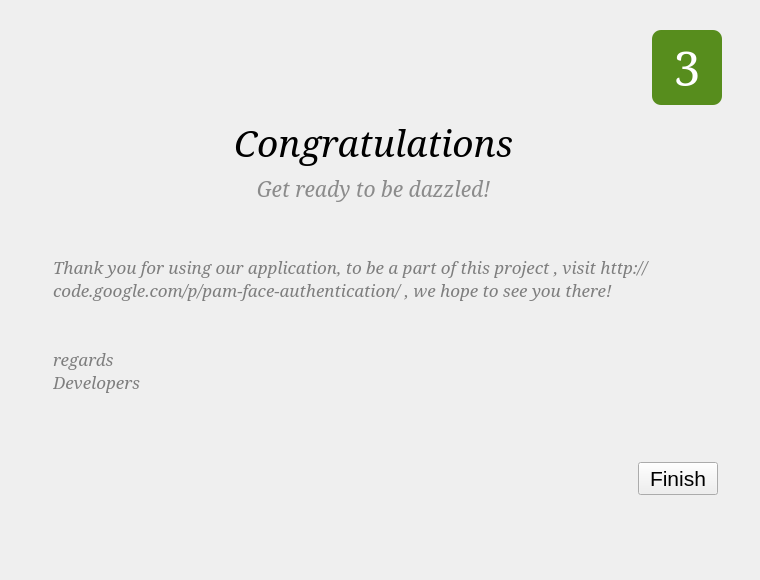
<?xml version="1.0" encoding="UTF-8"?>
<ui version="4.0">
 <class>faceVerifyer</class>
 <widget class="QMainWindow" name="faceVerifyer">
  <property name="windowModality">
   <enum>Qt::WindowModal</enum>
  </property>
  <property name="geometry">
   <rect>
    <x>0</x>
    <y>0</y>
    <width>760</width>
    <height>580</height>
   </rect>
  </property>
  <property name="minimumSize">
   <size>
    <width>760</width>
    <height>580</height>
   </size>
  </property>
  <property name="maximumSize">
   <size>
    <width>760</width>
    <height>580</height>
   </size>
  </property>
  <property name="windowTitle">
   <string>Face Verifyer</string>
  </property>
  <property name="windowIcon">
   <iconset resource="../../../graphics.qrc">
    <normaloff>:/data/ui/images/pfa-logo.png</normaloff>:/data/ui/images/pfa-logo.png</iconset>
  </property>
  <property name="styleSheet">
   <string/>
  </property>
  <widget class="QWidget" name="centralwidget">
   <widget class="QStackedWidget" name="stkWg">
    <property name="geometry">
     <rect>
      <x>10</x>
      <y>10</y>
      <width>746</width>
      <height>567</height>
     </rect>
    </property>
    <property name="styleSheet">
     <string notr="true"/>
    </property>
    <property name="currentIndex">
     <number>2</number>
    </property>
    <widget class="QWidget" name="first">
     <widget class="QLabel" name="lbl_number">
      <property name="geometry">
       <rect>
        <x>642</x>
        <y>20</y>
        <width>70</width>
        <height>75</height>
       </rect>
      </property>
      <property name="minimumSize">
       <size>
        <width>0</width>
        <height>0</height>
       </size>
      </property>
      <property name="font">
       <font>
        <family>Serif</family>
        <pointsize>36</pointsize>
        <weight>9</weight>
        <italic>false</italic>
        <bold>false</bold>
       </font>
      </property>
      <property name="autoFillBackground">
       <bool>false</bool>
      </property>
      <property name="styleSheet">
       <string notr="true">background-color: rgb(87, 141, 29);
border-width:5px;
border-radius:9px;
color: rgb(255,255,255);
font: 75 36pt &quot;Serif&quot;;
</string>
      </property>
      <property name="text">
       <string>1</string>
      </property>
      <property name="textFormat">
       <enum>Qt::PlainText</enum>
      </property>
      <property name="alignment">
       <set>Qt::AlignCenter</set>
      </property>
     </widget>
     <widget class="QWidget" name="layoutWidget">
      <property name="geometry">
       <rect>
        <x>80</x>
        <y>100</y>
        <width>592</width>
        <height>383</height>
       </rect>
      </property>
      <layout class="QVBoxLayout" name="verticalLayout">
       <property name="sizeConstraint">
        <enum>QLayout::SetDefaultConstraint</enum>
       </property>
       <item>
        <widget class="QLabel" name="lbl_heading_1">
         <property name="minimumSize">
          <size>
           <width>0</width>
           <height>0</height>
          </size>
         </property>
         <property name="font">
          <font>
           <family>Serif</family>
           <pointsize>28</pointsize>
           <weight>50</weight>
           <italic>true</italic>
           <bold>false</bold>
          </font>
         </property>
         <property name="autoFillBackground">
          <bool>false</bool>
         </property>
         <property name="text">
          <string>For Your Information</string>
         </property>
         <property name="textFormat">
          <enum>Qt::PlainText</enum>
         </property>
         <property name="scaledContents">
          <bool>true</bool>
         </property>
         <property name="alignment">
          <set>Qt::AlignCenter</set>
         </property>
        </widget>
       </item>
       <item>
        <widget class="QLabel" name="lbl_instructions">
         <property name="minimumSize">
          <size>
           <width>436</width>
           <height>0</height>
          </size>
         </property>
         <property name="font">
          <font>
           <family>Serif</family>
           <pointsize>16</pointsize>
           <weight>50</weight>
           <italic>true</italic>
           <bold>false</bold>
          </font>
         </property>
         <property name="autoFillBackground">
          <bool>false</bool>
         </property>
         <property name="styleSheet">
          <string>color: rgb(139, 139, 139);</string>
         </property>
         <property name="text">
          <string>Read the instructions for High Efficiency</string>
         </property>
         <property name="textFormat">
          <enum>Qt::PlainText</enum>
         </property>
         <property name="alignment">
          <set>Qt::AlignCenter</set>
         </property>
        </widget>
       </item>
       <item>
        <spacer name="verticalSpacer">
         <property name="orientation">
          <enum>Qt::Vertical</enum>
         </property>
         <property name="sizeHint" stdset="0">
          <size>
           <width>20</width>
           <height>40</height>
          </size>
         </property>
        </spacer>
       </item>
       <item>
        <widget class="QLabel" name="lbl_instructions_2">
         <property name="minimumSize">
          <size>
           <width>436</width>
           <height>0</height>
          </size>
         </property>
         <property name="font">
          <font>
           <family>Serif</family>
           <pointsize>16</pointsize>
           <weight>50</weight>
           <italic>true</italic>
           <bold>false</bold>
          </font>
         </property>
         <property name="autoFillBackground">
          <bool>false</bool>
         </property>
         <property name="styleSheet">
          <string>color: rgb(126, 126, 126);</string>
         </property>
         <property name="text">
          <string>No glass or hat as it might affect the recognition rate</string>
         </property>
         <property name="textFormat">
          <enum>Qt::PlainText</enum>
         </property>
         <property name="scaledContents">
          <bool>true</bool>
         </property>
         <property name="alignment">
          <set>Qt::AlignLeading|Qt::AlignLeft|Qt::AlignVCenter</set>
         </property>
         <property name="wordWrap">
          <bool>true</bool>
         </property>
        </widget>
       </item>
       <item>
        <spacer name="verticalSpacer_2">
         <property name="orientation">
          <enum>Qt::Vertical</enum>
         </property>
         <property name="sizeHint" stdset="0">
          <size>
           <width>20</width>
           <height>40</height>
          </size>
         </property>
        </spacer>
       </item>
       <item>
        <widget class="QLabel" name="lbl_instructions_3">
         <property name="minimumSize">
          <size>
           <width>436</width>
           <height>0</height>
          </size>
         </property>
         <property name="font">
          <font>
           <family>Serif</family>
           <pointsize>16</pointsize>
           <weight>50</weight>
           <italic>true</italic>
           <bold>false</bold>
          </font>
         </property>
         <property name="autoFillBackground">
          <bool>false</bool>
         </property>
         <property name="styleSheet">
          <string>color: rgb(126, 126, 126);</string>
         </property>
         <property name="text">
          <string>To ensure high efficiency please keep proper distance between face and webcam</string>
         </property>
         <property name="textFormat">
          <enum>Qt::PlainText</enum>
         </property>
         <property name="scaledContents">
          <bool>true</bool>
         </property>
         <property name="alignment">
          <set>Qt::AlignLeading|Qt::AlignLeft|Qt::AlignVCenter</set>
         </property>
         <property name="wordWrap">
          <bool>true</bool>
         </property>
        </widget>
       </item>
       <item>
        <spacer name="verticalSpacer_3">
         <property name="orientation">
          <enum>Qt::Vertical</enum>
         </property>
         <property name="sizeHint" stdset="0">
          <size>
           <width>20</width>
           <height>40</height>
          </size>
         </property>
        </spacer>
       </item>
       <item>
        <widget class="QLabel" name="lbl_instructions_4">
         <property name="minimumSize">
          <size>
           <width>436</width>
           <height>0</height>
          </size>
         </property>
         <property name="font">
          <font>
           <family>Serif</family>
           <pointsize>16</pointsize>
           <weight>50</weight>
           <italic>true</italic>
           <bold>false</bold>
          </font>
         </property>
         <property name="autoFillBackground">
          <bool>false</bool>
         </property>
         <property name="styleSheet">
          <string>color: rgb(126, 126, 126);</string>
         </property>
         <property name="text">
          <string>Try to sit where there is ample lighting</string>
         </property>
         <property name="textFormat">
          <enum>Qt::PlainText</enum>
         </property>
         <property name="scaledContents">
          <bool>true</bool>
         </property>
         <property name="alignment">
          <set>Qt::AlignLeading|Qt::AlignLeft|Qt::AlignVCenter</set>
         </property>
         <property name="wordWrap">
          <bool>true</bool>
         </property>
        </widget>
       </item>
       <item>
        <spacer name="verticalSpacer_4">
         <property name="orientation">
          <enum>Qt::Vertical</enum>
         </property>
         <property name="sizeHint" stdset="0">
          <size>
           <width>20</width>
           <height>40</height>
          </size>
         </property>
        </spacer>
       </item>
      </layout>
     </widget>
     <widget class="QWidget" name="layoutWidget">
      <property name="geometry">
       <rect>
        <x>39</x>
        <y>500</y>
        <width>671</width>
        <height>41</height>
       </rect>
      </property>
      <layout class="QGridLayout" name="gridLayout_4">
       <item row="0" column="0">
        <widget class="QPushButton" name="pb_exit_1">
         <property name="font">
          <font>
           <pointsize>16</pointsize>
          </font>
         </property>
         <property name="text">
          <string>Exit</string>
         </property>
        </widget>
       </item>
       <item row="0" column="1">
        <spacer name="horizontalSpacer_4">
         <property name="orientation">
          <enum>Qt::Horizontal</enum>
         </property>
         <property name="sizeHint" stdset="0">
          <size>
           <width>40</width>
           <height>20</height>
          </size>
         </property>
        </spacer>
       </item>
       <item row="0" column="2">
        <widget class="QPushButton" name="pb_next_t1">
         <property name="font">
          <font>
           <pointsize>16</pointsize>
          </font>
         </property>
         <property name="text">
          <string>Next</string>
         </property>
        </widget>
       </item>
      </layout>
     </widget>
    </widget>
    <widget class="QWidget" name="second">
     <widget class="QLabel" name="lbl_number_4">
      <property name="geometry">
       <rect>
        <x>642</x>
        <y>20</y>
        <width>70</width>
        <height>75</height>
       </rect>
      </property>
      <property name="minimumSize">
       <size>
        <width>0</width>
        <height>0</height>
       </size>
      </property>
      <property name="font">
       <font>
        <family>Serif</family>
        <pointsize>36</pointsize>
        <weight>9</weight>
        <italic>false</italic>
        <bold>false</bold>
       </font>
      </property>
      <property name="autoFillBackground">
       <bool>false</bool>
      </property>
      <property name="styleSheet">
       <string notr="true">background-color: rgb(87, 141, 29);
border-width:5px;
border-radius:9px;
color: rgb(255,255,255);

font: 75 36pt &quot;Serif&quot;;
</string>
      </property>
      <property name="text">
       <string>2</string>
      </property>
      <property name="textFormat">
       <enum>Qt::PlainText</enum>
      </property>
      <property name="alignment">
       <set>Qt::AlignCenter</set>
      </property>
     </widget>
     <widget class="QLabel" name="lbl_heading_2">
      <property name="geometry">
       <rect>
        <x>180</x>
        <y>30</y>
        <width>299</width>
        <height>44</height>
       </rect>
      </property>
      <property name="minimumSize">
       <size>
        <width>0</width>
        <height>0</height>
       </size>
      </property>
      <property name="font">
       <font>
        <family>Serif</family>
        <pointsize>20</pointsize>
        <weight>50</weight>
        <italic>true</italic>
        <bold>false</bold>
       </font>
      </property>
      <property name="autoFillBackground">
       <bool>false</bool>
      </property>
      <property name="text">
       <string>Verifying Your Face</string>
      </property>
      <property name="textFormat">
       <enum>Qt::PlainText</enum>
      </property>
      <property name="scaledContents">
       <bool>false</bool>
      </property>
      <property name="alignment">
       <set>Qt::AlignCenter</set>
      </property>
     </widget>
     <widget class="QWidget" name="layoutWidget">
      <property name="geometry">
       <rect>
        <x>10</x>
        <y>460</y>
        <width>731</width>
        <height>69</height>
       </rect>
      </property>
      <layout class="QGridLayout" name="gridLayout_5">
       <item row="3" column="0">
        <layout class="QGridLayout" name="gridLayout_3">
         <item row="0" column="0">
          <widget class="QPushButton" name="pb_back_t2">
           <property name="font">
            <font>
             <pointsize>16</pointsize>
            </font>
           </property>
           <property name="text">
            <string>Back</string>
           </property>
          </widget>
         </item>
         <item row="0" column="1">
          <spacer name="horizontalSpacer_2">
           <property name="orientation">
            <enum>Qt::Horizontal</enum>
           </property>
           <property name="sizeHint" stdset="0">
            <size>
             <width>40</width>
             <height>20</height>
            </size>
           </property>
          </spacer>
         </item>
         <item row="0" column="2">
          <widget class="QPushButton" name="pb_about">
           <property name="text">
            <string>About this Software !</string>
           </property>
           <property name="icon">
            <iconset resource="../../../graphics.qrc">
             <normaloff>:/data/ui/images/about.png</normaloff>:/data/ui/images/about.png</iconset>
           </property>
          </widget>
         </item>
         <item row="0" column="3">
          <spacer name="horizontalSpacer_3">
           <property name="orientation">
            <enum>Qt::Horizontal</enum>
           </property>
           <property name="sizeHint" stdset="0">
            <size>
             <width>40</width>
             <height>20</height>
            </size>
           </property>
          </spacer>
         </item>
         <item row="0" column="4">
          <widget class="QPushButton" name="pb_next_t2">
           <property name="font">
            <font>
             <pointsize>16</pointsize>
            </font>
           </property>
           <property name="text">
            <string>Next</string>
           </property>
          </widget>
         </item>
        </layout>
       </item>
       <item row="2" column="0">
        <widget class="QLabel" name="lbl_ibar">
         <property name="minimumSize">
          <size>
           <width>436</width>
           <height>0</height>
          </size>
         </property>
         <property name="font">
          <font>
           <family>Serif</family>
           <pointsize>14</pointsize>
           <weight>50</weight>
           <italic>true</italic>
           <bold>false</bold>
          </font>
         </property>
         <property name="autoFillBackground">
          <bool>false</bool>
         </property>
         <property name="styleSheet">
          <string notr="true"/>
         </property>
         <property name="text">
          <string/>
         </property>
         <property name="alignment">
          <set>Qt::AlignCenter</set>
         </property>
         <property name="wordWrap">
          <bool>true</bool>
         </property>
         <property name="margin">
          <number>0</number>
         </property>
        </widget>
       </item>
      </layout>
     </widget>
     <widget class="QWidget" name="layoutWidget">
      <property name="geometry">
       <rect>
        <x>370</x>
        <y>120</y>
        <width>361</width>
        <height>331</height>
       </rect>
      </property>
      <layout class="QGridLayout" name="gridLayout">
       <item row="0" column="0" colspan="2">
        <widget class="QListWidget" name="lv_thumbnails">
         <property name="horizontalScrollBarPolicy">
          <enum>Qt::ScrollBarAlwaysOff</enum>
         </property>
         <property name="showDropIndicator" stdset="0">
          <bool>false</bool>
         </property>
         <property name="dragEnabled">
          <bool>false</bool>
         </property>
         <property name="dragDropMode">
          <enum>QAbstractItemView::NoDragDrop</enum>
         </property>
         <property name="iconSize">
          <size>
           <width>90</width>
           <height>110</height>
          </size>
         </property>
         <property name="movement">
          <enum>QListView::Static</enum>
         </property>
         <property name="flow">
          <enum>QListView::LeftToRight</enum>
         </property>
         <property name="spacing">
          <number>6</number>
         </property>
         <property name="viewMode">
          <enum>QListView::IconMode</enum>
         </property>
        </widget>
       </item>
       <item row="1" column="0">
        <widget class="QPushButton" name="pb_ds">
         <property name="enabled">
          <bool>true</bool>
         </property>
         <property name="text">
          <string>Delete Selected Item</string>
         </property>
        </widget>
       </item>
      </layout>
     </widget>
     <widget class="QWidget" name="layoutWidget">
      <property name="geometry">
       <rect>
        <x>10</x>
        <y>110</y>
        <width>341</width>
        <height>341</height>
       </rect>
      </property>
      <layout class="QGridLayout" name="gridLayout_7">
       <item row="0" column="0" colspan="3">
        <widget class="QFrame" name="frame">
         <property name="styleSheet">
          <string notr="true">background-color: rgb(255, 255, 255);</string>
         </property>
         <property name="frameShape">
          <enum>QFrame::StyledPanel</enum>
         </property>
         <property name="frameShadow">
          <enum>QFrame::Raised</enum>
         </property>
         <widget class="QGraphicsView" name="webcamPreview">
          <property name="geometry">
           <rect>
            <x>10</x>
            <y>10</y>
            <width>320</width>
            <height>240</height>
           </rect>
          </property>
          <property name="maximumSize">
           <size>
            <width>320</width>
            <height>240</height>
           </size>
          </property>
          <property name="styleSheet">
           <string>background-color: rgb(0, 0, 0);</string>
          </property>
          <property name="frameShape">
           <enum>QFrame::NoFrame</enum>
          </property>
          <property name="frameShadow">
           <enum>QFrame::Plain</enum>
          </property>
          <property name="lineWidth">
           <number>0</number>
          </property>
          <property name="verticalScrollBarPolicy">
           <enum>Qt::ScrollBarAlwaysOff</enum>
          </property>
          <property name="horizontalScrollBarPolicy">
           <enum>Qt::ScrollBarAlwaysOff</enum>
          </property>
          <property name="sceneRect">
           <rectf>
            <x>0.000000000000000</x>
            <y>0.000000000000000</y>
            <width>320.000000000000000</width>
            <height>240.000000000000000</height>
           </rectf>
          </property>
         </widget>
        </widget>
       </item>
       <item row="1" column="0">
        <spacer name="horizontalSpacer_5">
         <property name="orientation">
          <enum>Qt::Horizontal</enum>
         </property>
         <property name="sizeHint" stdset="0">
          <size>
           <width>40</width>
           <height>20</height>
          </size>
         </property>
        </spacer>
       </item>
       <item row="1" column="1">
        <widget class="QPushButton" name="pb_capture">
         <property name="text">
          <string>Verify</string>
         </property>
         <property name="icon">
          <iconset resource="../../../graphics.qrc">
           <normaloff>:/data/ui/images/record.png</normaloff>:/data/ui/images/record.png</iconset>
         </property>
         <property name="iconSize">
          <size>
           <width>32</width>
           <height>32</height>
          </size>
         </property>
        </widget>
       </item>
       <item row="1" column="2">
        <spacer name="horizontalSpacer_6">
         <property name="orientation">
          <enum>Qt::Horizontal</enum>
         </property>
         <property name="sizeHint" stdset="0">
          <size>
           <width>40</width>
           <height>20</height>
          </size>
         </property>
        </spacer>
       </item>
      </layout>
     </widget>
    </widget>
    <widget class="QWidget" name="third">
     <widget class="QLabel" name="lbl_number_5">
      <property name="geometry">
       <rect>
        <x>642</x>
        <y>20</y>
        <width>70</width>
        <height>75</height>
       </rect>
      </property>
      <property name="minimumSize">
       <size>
        <width>0</width>
        <height>0</height>
       </size>
      </property>
      <property name="font">
       <font>
        <family>Serif</family>
        <pointsize>36</pointsize>
        <weight>9</weight>
        <italic>false</italic>
        <bold>false</bold>
       </font>
      </property>
      <property name="autoFillBackground">
       <bool>false</bool>
      </property>
      <property name="styleSheet">
       <string notr="true">background-color: rgb(87, 141, 29);
border-width:5px;
border-radius:9px;
color: rgb(255,255,255);

font: 75 36pt &quot;Serif&quot;;
</string>
      </property>
      <property name="text">
       <string>3</string>
      </property>
      <property name="textFormat">
       <enum>Qt::PlainText</enum>
      </property>
      <property name="alignment">
       <set>Qt::AlignCenter</set>
      </property>
     </widget>
     <widget class="QWidget" name="layoutWidget">
      <property name="geometry">
       <rect>
        <x>43</x>
        <y>107</y>
        <width>641</width>
        <height>321</height>
       </rect>
      </property>
      <layout class="QVBoxLayout" name="verticalLayout_3">
       <item>
        <widget class="QLabel" name="lbl_heading_5">
         <property name="minimumSize">
          <size>
           <width>0</width>
           <height>0</height>
          </size>
         </property>
         <property name="font">
          <font>
           <family>Serif</family>
           <pointsize>28</pointsize>
           <weight>50</weight>
           <italic>true</italic>
           <bold>false</bold>
          </font>
         </property>
         <property name="autoFillBackground">
          <bool>false</bool>
         </property>
         <property name="text">
          <string>Congratulations</string>
         </property>
         <property name="textFormat">
          <enum>Qt::PlainText</enum>
         </property>
         <property name="scaledContents">
          <bool>true</bool>
         </property>
         <property name="alignment">
          <set>Qt::AlignCenter</set>
         </property>
        </widget>
       </item>
       <item>
        <widget class="QLabel" name="lbl_subheading">
         <property name="minimumSize">
          <size>
           <width>0</width>
           <height>0</height>
          </size>
         </property>
         <property name="font">
          <font>
           <family>Serif</family>
           <pointsize>16</pointsize>
           <weight>50</weight>
           <italic>true</italic>
           <bold>false</bold>
          </font>
         </property>
         <property name="autoFillBackground">
          <bool>true</bool>
         </property>
         <property name="styleSheet">
          <string>color: rgb(139, 139, 139);</string>
         </property>
         <property name="text">
          <string>Get ready to be dazzled!</string>
         </property>
         <property name="textFormat">
          <enum>Qt::PlainText</enum>
         </property>
         <property name="scaledContents">
          <bool>true</bool>
         </property>
         <property name="alignment">
          <set>Qt::AlignCenter</set>
         </property>
        </widget>
       </item>
       <item>
        <spacer name="verticalSpacer_5">
         <property name="orientation">
          <enum>Qt::Vertical</enum>
         </property>
         <property name="sizeHint" stdset="0">
          <size>
           <width>20</width>
           <height>40</height>
          </size>
         </property>
        </spacer>
       </item>
       <item>
        <widget class="QLabel" name="lbl_congrats">
         <property name="minimumSize">
          <size>
           <width>436</width>
           <height>0</height>
          </size>
         </property>
         <property name="font">
          <font>
           <family>Serif</family>
           <pointsize>13</pointsize>
           <weight>50</weight>
           <italic>true</italic>
           <bold>false</bold>
          </font>
         </property>
         <property name="autoFillBackground">
          <bool>false</bool>
         </property>
         <property name="styleSheet">
          <string notr="true">color: rgb(126, 126, 126);</string>
         </property>
         <property name="text">
          <string>Thank you for using our application, to be a part of this project , visit http://code.google.com/p/pam-face-authentication/ , we hope to see you there!


regards
Developers</string>
         </property>
         <property name="textFormat">
          <enum>Qt::PlainText</enum>
         </property>
         <property name="scaledContents">
          <bool>true</bool>
         </property>
         <property name="alignment">
          <set>Qt::AlignLeading|Qt::AlignLeft|Qt::AlignVCenter</set>
         </property>
         <property name="wordWrap">
          <bool>true</bool>
         </property>
         <property name="margin">
          <number>13</number>
         </property>
        </widget>
       </item>
       <item>
        <spacer name="verticalSpacer_6">
         <property name="orientation">
          <enum>Qt::Vertical</enum>
         </property>
         <property name="sizeHint" stdset="0">
          <size>
           <width>20</width>
           <height>40</height>
          </size>
         </property>
        </spacer>
       </item>
      </layout>
     </widget>
     <widget class="QWidget" name="layoutWidget">
      <property name="geometry">
       <rect>
        <x>37</x>
        <y>448</y>
        <width>671</width>
        <height>41</height>
       </rect>
      </property>
      <layout class="QGridLayout" name="gridLayout_2">
       <item row="0" column="0">
        <spacer name="horizontalSpacer">
         <property name="orientation">
          <enum>Qt::Horizontal</enum>
         </property>
         <property name="sizeHint" stdset="0">
          <size>
           <width>40</width>
           <height>20</height>
          </size>
         </property>
        </spacer>
       </item>
       <item row="0" column="1">
        <widget class="QPushButton" name="pb_finish">
         <property name="font">
          <font>
           <pointsize>16</pointsize>
          </font>
         </property>
         <property name="text">
          <string>Finish</string>
         </property>
        </widget>
       </item>
      </layout>
     </widget>
    </widget>
   </widget>
  </widget>
 </widget>
 <resources>
  <include location="../../../graphics.qrc"/>
 </resources>
 <connections>
  <connection>
   <sender>pb_exit_1</sender>
   <signal>clicked()</signal>
   <receiver>faceVerifyer</receiver>
   <slot>close()</slot>
   <hints>
    <hint type="sourcelabel">
     <x>82</x>
     <y>439</y>
    </hint>
    <hint type="destinationlabel">
     <x>379</x>
     <y>289</y>
    </hint>
   </hints>
  </connection>
  <connection>
   <sender>pb_finish</sender>
   <signal>clicked()</signal>
   <receiver>faceVerifyer</receiver>
   <slot>close()</slot>
   <hints>
    <hint type="sourcelabel">
     <x>678</x>
     <y>439</y>
    </hint>
    <hint type="destinationlabel">
     <x>379</x>
     <y>289</y>
    </hint>
   </hints>
  </connection>
 </connections>
</ui>
